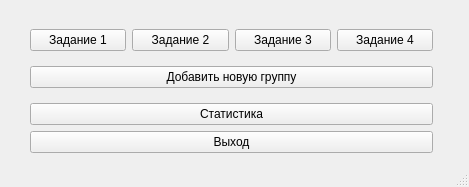
<?xml version="1.0" encoding="UTF-8"?>
<ui version="4.0">
 <class>MainWindow</class>
 <widget class="QMainWindow" name="MainWindow">
  <property name="geometry">
   <rect>
    <x>0</x>
    <y>0</y>
    <width>469</width>
    <height>187</height>
   </rect>
  </property>
  <property name="windowTitle">
   <string>Меню</string>
  </property>
  <property name="windowIcon">
   <iconset>
    <normaloff>../../../../../Users/User/Documents/Tempовая хуйня/easter egg.jpg</normaloff>../../../../../Users/User/Documents/Tempовая хуйня/easter egg.jpg</iconset>
  </property>
  <widget class="QWidget" name="centralwidget">
   <widget class="QWidget" name="verticalLayoutWidget_2">
    <property name="geometry">
     <rect>
      <x>30</x>
      <y>20</y>
      <width>403</width>
      <height>143</height>
     </rect>
    </property>
    <layout class="QVBoxLayout" name="verticalLayout_3">
     <item>
      <layout class="QHBoxLayout" name="horizontalLayout">
       <item>
        <widget class="QPushButton" name="pushButton_task1">
         <property name="text">
          <string>Задание 1</string>
         </property>
        </widget>
       </item>
       <item>
        <widget class="QPushButton" name="pushButton_task2">
         <property name="text">
          <string>Задание 2</string>
         </property>
        </widget>
       </item>
       <item>
        <widget class="QPushButton" name="pushButton_task3">
         <property name="text">
          <string>Задание 3</string>
         </property>
        </widget>
       </item>
       <item>
        <widget class="QPushButton" name="pushButton_task4">
         <property name="text">
          <string>Задание 4</string>
         </property>
        </widget>
       </item>
      </layout>
     </item>
     <item>
      <widget class="QPushButton" name="pushButton_new_group">
       <property name="text">
        <string>Добавить новую группу</string>
       </property>
      </widget>
     </item>
     <item>
      <layout class="QVBoxLayout" name="verticalLayout">
       <item>
        <widget class="QPushButton" name="pushButton_stat">
         <property name="text">
          <string>Статистика</string>
         </property>
        </widget>
       </item>
       <item>
        <widget class="QPushButton" name="pushButton_exit">
         <property name="text">
          <string>Выход</string>
         </property>
        </widget>
       </item>
      </layout>
     </item>
    </layout>
   </widget>
  </widget>
  <widget class="QStatusBar" name="statusbar"/>
 </widget>
 <resources/>
 <connections/>
</ui>
